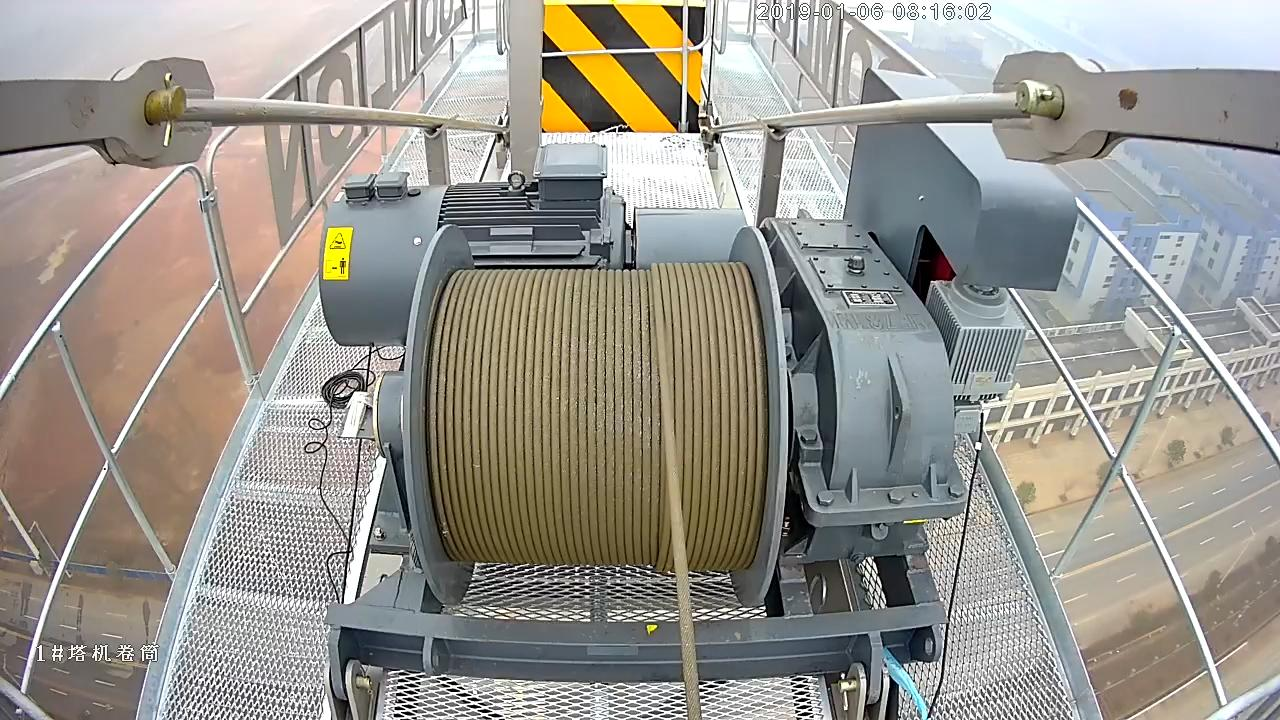
#> input picture img00001.jpg, 1280 x 720 px, given in place of MyTestVideo_1.mp4, which was not available
$ python occlusion_detection_hsv.py
#> lines starting #> are read from the running program, lines starting #| are printed output that depends on the picture; after the words box and inside, x2 and y2 are one past the last pixel; in counts of white or black regions, pixels touching at a corner belong together; pictures that were not available may be replaced by others from this repository, and a replacement may not be noted
# -*- coding: utf-8 -*-
"""
Created on Mon Apr  8 10:46:52 2019

@author: Dufert
"""
import os
import cv2
import numpy as np
import matplotlib.pyplot as plt

path = "g:/CV_Library/Winding_data/winding1/train/imgs/"
imglist = os.listdir(path)

# [13 lines of commented-out code are left out]

cap = cv2.VideoCapture(r'd:\CV_Library\MyTestVideo_1.mp4')

while(cap.isOpened()):
    _,img = cap.read()
#> img is the input picture: shape (720, 1280, 3); mean B, G, R 142.5, 150, 153.2
    img = img[290:550, 460:740,:]
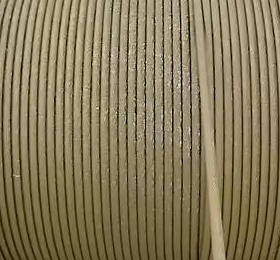
#> img: shape (260, 280, 3); mean B, G, R 89.5, 122.2, 134.8
    hsv_img = cv2.cvtColor(img,cv2.COLOR_BGR2HSV)
#> hsv_img: shape (260, 280, 3); mean H, S, V 21.6, 98.8, 134.8
    h_img = hsv_img[:,:,0]
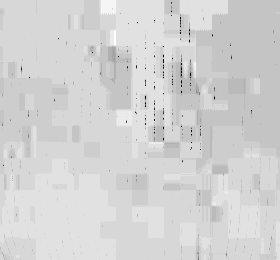
#> h_img: shape (260, 280); min 0, max 26, mean 21.6; drawn with min black and max white

    h_vecter = cv2.calcHist([h_img],[0],None,[128],[0,256])/255
#> h_vecter = 128 values, max 180.1 at index 11, min 0 at index 14, mean 2.23
    _,thresh_img = cv2.threshold(h_img,36,255,cv2.THRESH_BINARY)
#> thresh_img: shape (260, 280); every value is 0
    th_sum = np.sum(thresh_img)/255
#> th_sum = 0
    print(th_sum)
#| 0.0
#    if th_sum > 16000:
#        print("存在遮挡")
    cv2.putText(img, str(th_sum), (100, 30), cv2.FONT_HERSHEY_SIMPLEX, 1.0, (255, 255, 255), lineType=cv2.LINE_AA)
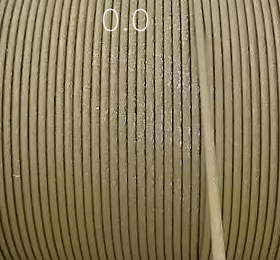
#> img: shape (260, 280, 3); 0.47% of pixels changed, all inside (x1, y1, x2, y2) = (102, 8, 149, 32)
    cv2.imshow("h_img",thresh_img)
    cv2.imshow("img",img)
    cv2.waitKey(1)
cv2.destroyAllWindows()
